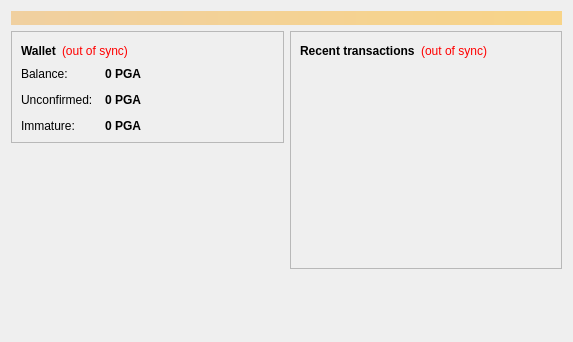
<?xml version="1.0" encoding="UTF-8"?>
<ui version="4.0">
 <class>OverviewPage</class>
 <widget class="QWidget" name="OverviewPage">
  <property name="geometry">
   <rect>
    <x>0</x>
    <y>0</y>
    <width>573</width>
    <height>342</height>
   </rect>
  </property>
  <property name="windowTitle">
   <string>Form</string>
  </property>
  <layout class="QVBoxLayout" name="topLayout">
   <item>
    <widget class="QLabel" name="labelAlerts">
     <property name="visible">
      <bool>false</bool>
     </property>
     <property name="styleSheet">
      <string notr="true">background-color: qlineargradient(x1: 0, y1: 0, x2: 1, y2: 0, stop:0 #F0D0A0, stop:1 #F8D488); color:#000000;</string>
     </property>
     <property name="wordWrap">
      <bool>true</bool>
     </property>
     <property name="margin">
      <number>3</number>
     </property>
    </widget>
   </item>
   <item>
    <layout class="QHBoxLayout" name="horizontalLayout" stretch="1,1">
     <item>
      <layout class="QVBoxLayout" name="verticalLayout_2">
       <item>
        <widget class="QFrame" name="frame">
         <property name="frameShape">
          <enum>QFrame::StyledPanel</enum>
         </property>
         <property name="frameShadow">
          <enum>QFrame::Raised</enum>
         </property>
         <layout class="QVBoxLayout" name="verticalLayout_4">
          <item>
           <layout class="QHBoxLayout" name="horizontalLayout_4">
            <item>
             <widget class="QLabel" name="label_5">
              <property name="font">
               <font>
                <weight>75</weight>
                <bold>true</bold>
               </font>
              </property>
              <property name="text">
               <string>Wallet</string>
              </property>
             </widget>
            </item>
            <item>
             <widget class="QLabel" name="labelWalletStatus">
              <property name="toolTip">
               <string>The displayed information may be out of date. Your wallet automatically synchronizes with the Pagodacoin network after a connection is established, but this process has not completed yet.</string>
              </property>
              <property name="styleSheet">
               <string notr="true">QLabel { color: red; }</string>
              </property>
              <property name="text">
               <string notr="true">(out of sync)</string>
              </property>
              <property name="alignment">
               <set>Qt::AlignLeading|Qt::AlignLeft|Qt::AlignVCenter</set>
              </property>
             </widget>
            </item>
            <item>
             <spacer name="horizontalSpacer_2">
              <property name="orientation">
               <enum>Qt::Horizontal</enum>
              </property>
              <property name="sizeHint" stdset="0">
               <size>
                <width>40</width>
                <height>20</height>
               </size>
              </property>
             </spacer>
            </item>
           </layout>
          </item>
          <item>
           <layout class="QFormLayout" name="formLayout_2">
            <property name="fieldGrowthPolicy">
             <enum>QFormLayout::AllNonFixedFieldsGrow</enum>
            </property>
            <property name="horizontalSpacing">
             <number>12</number>
            </property>
            <property name="verticalSpacing">
             <number>12</number>
            </property>
            <item row="0" column="0">
             <widget class="QLabel" name="label">
              <property name="text">
               <string>Balance:</string>
              </property>
             </widget>
            </item>
            <item row="0" column="1">
             <widget class="QLabel" name="labelBalance">
              <property name="font">
               <font>
                <weight>75</weight>
                <bold>true</bold>
               </font>
              </property>
              <property name="cursor">
               <cursorShape>IBeamCursor</cursorShape>
              </property>
              <property name="toolTip">
               <string>Your current balance</string>
              </property>
              <property name="text">
               <string notr="true">0 PGA</string>
              </property>
              <property name="textInteractionFlags">
               <set>Qt::LinksAccessibleByMouse|Qt::TextSelectableByKeyboard|Qt::TextSelectableByMouse</set>
              </property>
             </widget>
            </item>
            <item row="1" column="0">
             <widget class="QLabel" name="label_3">
              <property name="text">
               <string>Unconfirmed:</string>
              </property>
             </widget>
            </item>
            <item row="1" column="1">
             <widget class="QLabel" name="labelUnconfirmed">
              <property name="font">
               <font>
                <weight>75</weight>
                <bold>true</bold>
               </font>
              </property>
              <property name="cursor">
               <cursorShape>IBeamCursor</cursorShape>
              </property>
              <property name="toolTip">
               <string>Total of transactions that have yet to be confirmed, and do not yet count toward the current balance</string>
              </property>
              <property name="text">
               <string notr="true">0 PGA</string>
              </property>
              <property name="textInteractionFlags">
               <set>Qt::LinksAccessibleByMouse|Qt::TextSelectableByKeyboard|Qt::TextSelectableByMouse</set>
              </property>
             </widget>
            </item>
            <item row="2" column="0">
             <widget class="QLabel" name="labelImmatureText">
              <property name="text">
               <string>Immature:</string>
              </property>
             </widget>
            </item>
            <item row="2" column="1">
             <widget class="QLabel" name="labelImmature">
              <property name="font">
               <font>
                <weight>75</weight>
                <bold>true</bold>
               </font>
              </property>
              <property name="toolTip">
               <string>Mined balance that has not yet matured</string>
              </property>
              <property name="text">
               <string notr="true">0 PGA</string>
              </property>
              <property name="textInteractionFlags">
               <set>Qt::LinksAccessibleByMouse|Qt::TextSelectableByKeyboard|Qt::TextSelectableByMouse</set>
              </property>
             </widget>
            </item>
           </layout>
          </item>
         </layout>
        </widget>
       </item>
       <item>
        <spacer name="verticalSpacer">
         <property name="orientation">
          <enum>Qt::Vertical</enum>
         </property>
         <property name="sizeHint" stdset="0">
          <size>
           <width>20</width>
           <height>40</height>
          </size>
         </property>
        </spacer>
       </item>
      </layout>
     </item>
     <item>
      <layout class="QVBoxLayout" name="verticalLayout_3">
       <item>
        <widget class="QFrame" name="frame_2">
         <property name="frameShape">
          <enum>QFrame::StyledPanel</enum>
         </property>
         <property name="frameShadow">
          <enum>QFrame::Raised</enum>
         </property>
         <layout class="QVBoxLayout" name="verticalLayout">
          <item>
           <layout class="QHBoxLayout" name="horizontalLayout_2">
            <item>
             <widget class="QLabel" name="label_4">
              <property name="text">
               <string>&lt;b&gt;Recent transactions&lt;/b&gt;</string>
              </property>
             </widget>
            </item>
            <item>
             <widget class="QLabel" name="labelTransactionsStatus">
              <property name="toolTip">
               <string>The displayed information may be out of date. Your wallet automatically synchronizes with the Pagodacoin network after a connection is established, but this process has not completed yet.</string>
              </property>
              <property name="styleSheet">
               <string notr="true">QLabel { color: red; }</string>
              </property>
              <property name="text">
               <string notr="true">(out of sync)</string>
              </property>
              <property name="alignment">
               <set>Qt::AlignRight|Qt::AlignTrailing|Qt::AlignVCenter</set>
              </property>
             </widget>
            </item>
            <item>
             <spacer name="horizontalSpacer">
              <property name="orientation">
               <enum>Qt::Horizontal</enum>
              </property>
              <property name="sizeHint" stdset="0">
               <size>
                <width>40</width>
                <height>20</height>
               </size>
              </property>
             </spacer>
            </item>
           </layout>
          </item>
          <item>
           <widget class="QListView" name="listTransactions">
            <property name="styleSheet">
             <string notr="true">QListView { background: transparent; }</string>
            </property>
            <property name="frameShape">
             <enum>QFrame::NoFrame</enum>
            </property>
            <property name="verticalScrollBarPolicy">
             <enum>Qt::ScrollBarAlwaysOff</enum>
            </property>
            <property name="horizontalScrollBarPolicy">
             <enum>Qt::ScrollBarAlwaysOff</enum>
            </property>
            <property name="selectionMode">
             <enum>QAbstractItemView::NoSelection</enum>
            </property>
           </widget>
          </item>
         </layout>
        </widget>
       </item>
       <item>
        <spacer name="verticalSpacer_2">
         <property name="orientation">
          <enum>Qt::Vertical</enum>
         </property>
         <property name="sizeHint" stdset="0">
          <size>
           <width>20</width>
           <height>40</height>
          </size>
         </property>
        </spacer>
       </item>
      </layout>
     </item>
    </layout>
   </item>
  </layout>
 </widget>
 <resources/>
 <connections/>
</ui>
